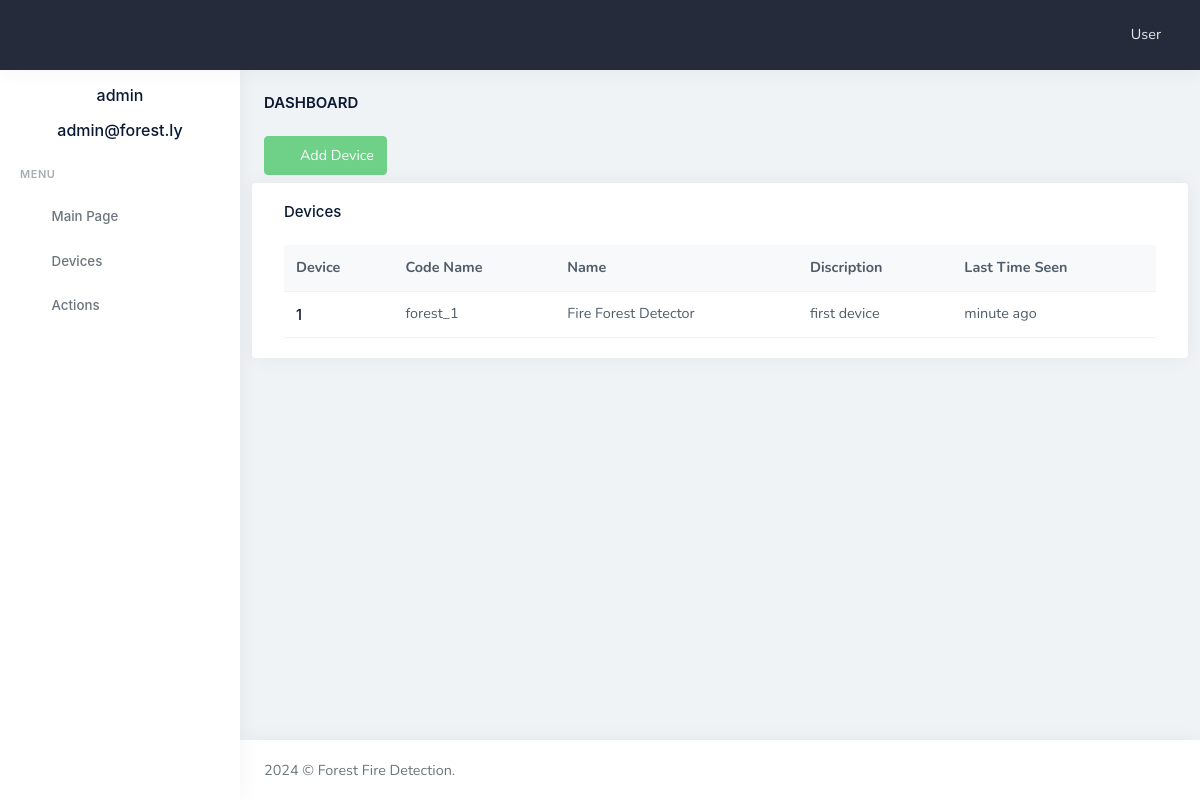
/devices (signed in), run on the app's committed database.
### app/models.py (models this page shows, shortened)
class User(UserMixin, db.Model):
    id: so.Mapped[int] = so.mapped_column(primary_key=True)
    username: so.Mapped[str] = so.mapped_column(sa.String(64), index=True, unique=True)
    email: so.Mapped[str] = so.mapped_column(sa.String(120), index=True, unique=True)
    password_hash: so.Mapped[Optional[str]] = so.mapped_column(sa.String(256))
    posts: so.WriteOnlyMapped['Post'] = so.relationship(
        back_populates='author'
    )

class Thing(db.Model):
    id: so.Mapped[int] = so.mapped_column(primary_key=True)
    code_name: so.Mapped[str] = so.mapped_column(sa.String(140), unique=True)
    name: so.Mapped[str] = so.mapped_column(sa.String(140))
    description: so.Mapped[str] = so.mapped_column(sa.Text())
    location_name: so.Mapped[str] = so.mapped_column(sa.String(140))
    histories: so.WriteOnlyMapped['History'] = so.relationship(
        back_populates='thing',
        cascade="all, delete",
        passive_deletes=True,
    )

### app/routes.py (the view)
@app.route('/devices', methods=['GET'])
@login_required
def devices():
    username = current_user.username
    email = current_user.email
    devices = db.session.scalars(sa.select(Thing)).all()
    return render_template('devices.html', devices=devices, username=username, email=email)

### app/models.py (called while the page is built)
@login.user_loader
def load_user(id):
    return db.session.get(User, int(id))

### app/templates/devices.html
{% extends "base.html" %}
{% block content %}
<div class="page-content">
    <div class="container-fluid">
        <div class="row">
            <div class="col-12">
                <div class="page-title-box d-sm-flex align-items-center justify-content-between">
                    <h4 class="mb-sm-0">Dashboard</h4>
                </div>
            </div>
        </div>
        <div class="row mb-2">
            <div class="col-4">
                <button type="button" class="btn btn-success waves-effect waves-light">
                    <i class="ri-add-circle-fill align-middle me-2"></i> Add Device
                </button>
            </div>
        </div>
        <div class="row">
            <div class="card">
                <div class="card-body pb0">
                    <h4 class="card-title mb-4">Devices</h4>
                    <div class="table-responsive">
                        <table class="table table-centered mb-0 align-middle table-hover table-nowrap">
                            <thead class="table-light">
                                <tr>
                                    <th>Device</th>
                                    <th>Code Name</th>
                                    <th>Name</th>
                                    <th>Discription</th>
                                    <th>Last Time Seen</th>
                                </tr>
                            </thead>
                            <tbody>
                                <tr>
                                    {% if devices %}
                                        {% for device in devices %}
                                            <tr>
                                                <td>
                                                    <a href="{{ url_for('device', id=device.id) }}"><h6 class="mb-0">{{ device.id }}</h6></a>
                                                </td>
                                                <td>{{ device.code_name }}</td>
                                                <td>
                                                    {{ device.name }}
                                                </td>
                                                <td>
                                                    {{ device.description }}
                                                </td>
                                                <td>
                                                    minute ago
                                                </td>
                                            </tr>
                                        {% endfor %}
                                    {% endif %}
                                </tr>
                            </tbody>
                        </table>
                    </div>
                </div>
            </div>
        </div>
    </div>
</div>
{% endblock %}

### app/templates/base.html (shortened to what this page needs)
<!doctype html>
<html lang="en">
<head>
    <link href="{{ url_for('static', filename='assets/libs/admin-resources/jquery.vectormap/jquery-jvectormap-1.2.2.css') }}" rel="stylesheet"
        type="text/css" />
    <link href="{{ url_for('static', filename='assets/libs/datatables.net-bs4/css/dataTables.bootstrap4.min.css') }}" rel="stylesheet" type="text/css" />
    <link href="{{ url_for('static', filename='assets/libs/datatables.net-responsive-bs4/css/responsive.bootstrap4.min.css') }}" rel="stylesheet"
        type="text/css" />
    <link href="{{ url_for('static', filename='assets/css/bootstrap.min.css') }} " id="bootstrap-style" rel="stylesheet" type="text/css" />
    <link href="{{ url_for('static', filename='assets/css/icons.min.css') }} " rel="stylesheet" type="text/css" />
    <link href="{{ url_for('static', filename='assets/css/app.min.css') }} " id="app-style" rel="stylesheet" type="text/css" />
    <link href="{{ url_for('static', filename='assets/css/leaflet.css') }} " rel="stylesheet" type="text/css" />
</head>
<body data-topbar="dark">
    <div id="layout-wrapper">
        <header id="page-topbar">
            <div class="navbar-header">
                <div class="d-flex">
                    <div class="navbar-brand-box">
                    </div>
                    <button type="button" class="btn btn-sm px-3 font-size-24 header-item waves-effect"
                        id="vertical-menu-btn">
                        <i class="ri-menu-2-line align-middle"></i>
                    </button>
                </div>
                <div class="d-flex">
                    <div class="dropdown d-inline-block user-dropdown">
                        <button type="button" class="btn header-item waves-effect" id="page-header-user-dropdown"
                            data-bs-toggle="dropdown" aria-haspopup="true" aria-expanded="false">
                            <span class="d-none d-xl-inline-block ms-1">User</span>
                            <i class="mdi mdi-chevron-down d-none d-xl-inline-block"></i>
                        </button>
                    </div>
                </div>
            </div>
        </header>
        <div class="vertical-menu">
            <div data-simplebar class="h-100">
                <div class="user-profile text-center mt-3">
                    <div class="mt-3">
                        <h4 class="font-size-16 mb-1">{{ username }}</h4>
                    </div>
                    <div class="mt-3">
                        <h5 class="font-size-16 mb-1">{{ email }}</h5>
                    </div>
                </div>
                <div id="sidebar-menu">
                    <ul class="metismenu list-unstyled" id="side-menu">
                        <li class="menu-title">Menu</li>
                        <li>
                            <a href="{{ url_for('index') }}" class="waves-effect">
                                <i class="ri-dashboard-line"></i>
                                <span>Main Page</span>
                            </a>
                        </li>
                        <li class="">
                            <a href="{{ url_for('devices') }}" class="waves-effect">
                                <i class="mdi mdi-memory"></i>
                                <span>Devices</span>
                            </a>
                        </li>
                        <li class="">
                            <a href="{{ url_for('actions') }}" class="waves-effect">
                                <i class="ri-git-merge-fill"></i>
                                <span>Actions</span>
                            </a>
                        </li>
                    </ul>
                </div>
            </div>
        </div>
        <div class="main-content">
            {% block content %}{% endblock %}
            <footer class="footer">
                <div class="container-fluid">
                    <div class="row">
                        <div class="col-sm-6">
                            <script>document.write(new Date().getFullYear())</script> © Forest Fire Detection.
                        </div>
                        <div class="col-sm-6">
                        </div>
                    </div>
                </div>
            </footer>
        </div>
    </div>
    <link rel="stylesheet" type="text/css" href="{{ url_for('static', filename='assets/libs/toastr/build/toastr.min.css') }}">
</body>
</html>

### data on the page
User: username "admin", email "admin@forest.ly"
Thing: id "1", code_name "forest_1", name "Fire Forest Detector", description "first device"
